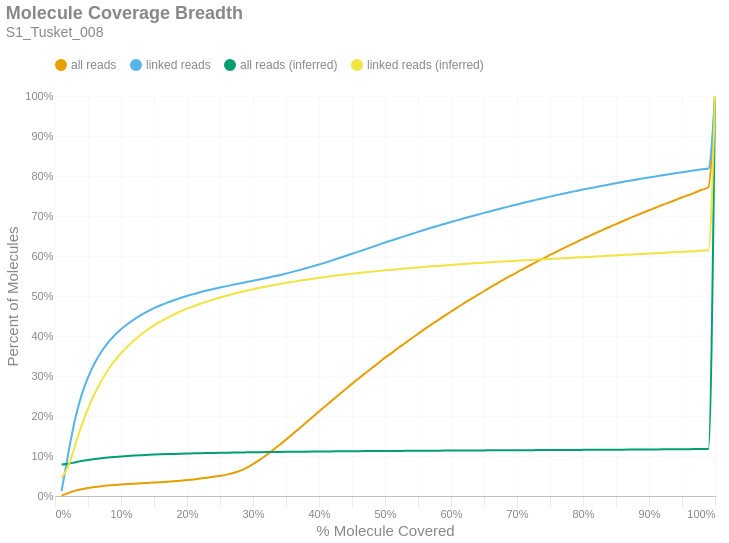

The notebook cell saved with this chart:
### Markdown cell above
### Molecule Read Coverage
This chart shows molecule coverage breadth as computed by the number of bases aligned to that molecule. In other words, "*how much of each unique long molecule is actually sequenced/aligned?*" Keep in mind there is a distinction between sequences and alignments, since some sequences belonging to a particular molecule may not align well and wouldn't appear in the alignment data. This chart also shows molecule coverage breadth as computed by the *inferred fragment* from which the aligned sequences originate. Unlike read coverage, this calculation takes into account the total insert size, including unsequenced gaps between the forward and reverse reads. Like the previous figures, these are cumulative percents.

### Code cell
if SKIPLR:
    print_html(f"Skipped")
else:
    binned_df = consolidated_hist(valids['coverage_bp'], mask, 0.01, True)
    binned_df_inf = consolidated_hist(valids['coverage_inserts'], mask, 0.01, True)
    binned_df = binned_df.with_columns(pl.lit(binned_df_inf['all reads (cumsum)']).alias('all reads (inferred)'))
    binned_df = binned_df.with_columns(pl.lit(binned_df_inf['linked reads (cumsum)']).alias('linked reads (inferred)'))
    binned_df = binned_df.with_columns(
        (pl.col('bin').cast(pl.Float64) + 0.01).alias('right_edge')
    )

    with SafeRender(binned_df):
        (
            density_plot(binned_df, 'Molecule Coverage Breadth', samplename, 'molcov', ['all reads (inferred)','linked reads (inferred)'])
            .encode(
                #x=alt.X('bin:Q', title="% Molecule Covered").axis(format = '%').scale(padding=0),
                x=alt.X('right_edge:Q', title="% Molecule Covered").axis(format='%').scale(padding=0),
                y=alt.Y('value:Q', title='Percent of Molecules')
                    .axis(format='%')
                    .stack(False)
                    .scale(domainMin=0, padding=0),
                color=alt.Color("key:N").scale(domain = ["all reads", "linked reads", "all reads (inferred)", "linked reads (inferred)"]),
                tooltip = [
                    alt.Tooltip("key:N", title = "Data Type"),
                    alt.Tooltip("range_label:N", title="% Molecule Covered"),
                    alt.Tooltip("value:Q", format = ".2%", title="% Molecules")
                ]
            )
        ).display()

### Figure 1 — Vega-Lite specification as saved in the notebook (floating-point values rounded to 4 significant figures)
{"width": "container", "height": 400, "config": {"title": {"anchor": "start", "dy": -15, "fontSize": 18, "color": "#888888", "subtitleColor": "#888888", "subtitleFontSize": 14}, "arc": {"fill": "#0072B2"}, "axis": {"domainColor": "#888888", "domainWidth": 0.5, "gridWidth": 0.2, "grid": false, "titleFontWeight": 400, "titleFontSize": 15, "labelFontSize": 11, "labelColor": "#888888", "tickColor": "#888888", "tickWidth": 0.2, "titleColor": "#888888"}, "axisBand": {"grid": false}, "axisX": {"grid": true, "tickSize": 10, "domainCap": "round"}, "axisY": {"domain": false, "grid": true, "tickSize": 0, "domainCap": "round"}, "background": "transparent", "header": {"labelFontSize": 15, "labelColor": "#888888", "titleFontSize": 15, "titleFontWeight": 600, "titleColor": "#888888"}, "legend": {"labelFont": "sans-serif", "labelFontSize": 12, "labelColor": "#888888", "symbolSize": 100, "symbolType": "circle", "titleFontSize": 12, "titlePadding": 10, "titleColor": "#888888", "title": null, "orient": "top"}, "range": {"category": ["#E69F00", "#56B4E9", "#009E73", "#F0E442", "#0072B2", "#D55E00", "#CC79A7", "#000000"], "diverging": ["#cfe8f3", "#a2d4ec", "#73bfe2", "#46abdb", "#1696d2", "#12719e"]}, "area": {"fill": "#0072B2", "fillOpacity": 0.7, "line": true, "strokeOpacity": 0.7}, "line": {"color": "#0072B2", "stroke": "#0072B2", "strokeWidth": 2}, "trail": {"color": "#0072B2", "stroke": "#0072B2", "strokeWidth": 0, "size": 1}, "point": {"filled": true, "fillOpacity": 1.0, "size": 95}, "text": {"color": "#888888", "fontSize": 11, "align": "right", "fontWeight": 400, "size": 11}, "bar": {"fill": "#0072B2", "stroke": null}, "view": {"stroke": null, "continuousWidth": 660, "continuousHeight": 400}}, "data": {"name": "data-61fcee679986bf5f755ddeee8087875c"}, "mark": {"type": "line", "interpolate": "monotone", "point": {"opacity": 0, "size": 275}}, "encoding": {"color": {"field": "key", "scale": {"domain": ["all reads", "linked reads", "all reads (inferred)", "linked reads (inferred)"]}, "type": "nominal"}, "tooltip": [{"field": "key", "title": "Data Type", "type": "nominal"}, {"field": "range_label", "title": "% Molecule Covered", "type": "nominal"}, {"field": "value", "format": ".2%", "title": "% Molecules", "type": "quantitative"}], "x": {"axis": {"format": "%"}, "field": "right_edge", "scale": {"padding": 0}, "title": "% Molecule Covered", "type": "quantitative"}, "y": {"axis": {"format": "%"}, "field": "value", "scale": {"domainMin": 0, "padding": 0}, "stack": false, "title": "Percent of Molecules", "type": "quantitative"}}, "params": [{"name": "param_c36ac31b6afebe62", "select": {"type": "point", "fields": ["key"]}, "bind": "legend"}], "title": {"text": "Molecule Coverage Breadth", "subtitle": "S1_Tusket_008"}, "transform": [{"fold": ["all reads (cumsum)", "linked reads (cumsum)", "all reads (inferred)", "linked reads (inferred)"]}, {"calculate": "replace(datum.key, ' (cumsum)', '')", "as": "key"}, {"filter": {"param": "param_c36ac31b6afebe62"}}], "usermeta": {"embedOptions": {"downloadFileName": "S1_Tusket_008.molcov"}}, "$schema": "https://vega.github.io/schema/vega-lite/v6.1.0.json", "datasets": {"data-61fcee679986bf5f755ddeee8087875c": [{"bin": "0.0", "interval": "0.0-0.01", "all reads": 0.0009974, "linked reads": 0.01203, "all reads (cumsum)": 0.0009974, "linked reads (cumsum)": 0.01203, "range_label": "0.0-0.01", "all reads (inferred)": 0.0787, "linked reads (inferred)": 0.04503, "right_edge": 0.01}, {"bin": "0.01", "interval": "0.01-0.02", "all reads": 0.006238, "linked reads": 0.09319, "all reads (cumsum)": 0.007236, "linked reads (cumsum)": 0.1052, "range_label": "0.01-0.02", "all reads (inferred)": 0.0807, "linked reads (inferred)": 0.07382, "right_edge": 0.02}, {"bin": "0.02", "interval": "0.02-0.03", "all reads": 0.005568, "linked reads": 0.08363, "all reads (cumsum)": 0.0128, "linked reads (cumsum)": 0.1888, "range_label": "0.02-0.03", "all reads (inferred)": 0.08401, "linked reads (inferred)": 0.1245, "right_edge": 0.03}, {"bin": "0.03", "interval": "0.03-0.04", "all reads": 0.004188, "linked reads": 0.06204, "all reads (cumsum)": 0.01699, "linked reads (cumsum)": 0.2509, "range_label": "0.03-0.04", "all reads (inferred)": 0.08727, "linked reads (inferred)": 0.1749, "right_edge": 0.04}, {"bin": "0.04", "interval": "0.04-0.05", "all reads": 0.003094, "linked reads": 0.04546, "all reads (cumsum)": 0.02009, "linked reads (cumsum)": 0.2963, "range_label": "0.04-0.05", "all reads (inferred)": 0.0901, "linked reads (inferred)": 0.2181, "right_edge": 0.05}, {"bin": "0.05", "interval": "0.05-0.06", "all reads": 0.002476, "linked reads": 0.03538, "all reads (cumsum)": 0.02256, "linked reads (cumsum)": 0.3317, "range_label": "0.05-0.06", "all reads (inferred)": 0.09253, "linked reads (inferred)": 0.2558, "right_edge": 0.06}, {"bin": "0.06", "interval": "0.06-0.07", "all reads": 0.001985, "linked reads": 0.02843, "all reads (cumsum)": 0.02455, "linked reads (cumsum)": 0.3602, "range_label": "0.06-0.07", "all reads (inferred)": 0.09454, "linked reads (inferred)": 0.2871, "right_edge": 0.07}, {"bin": "0.07", "interval": "0.07-0.08", "all reads": 0.001602, "linked reads": 0.02251, "all reads (cumsum)": 0.02615, "linked reads (cumsum)": 0.3827, "range_label": "0.07-0.08", "all reads (inferred)": 0.09629, "linked reads (inferred)": 0.3143, "right_edge": 0.08}, {"bin": "0.08", "interval": "0.08-0.09", "all reads": 0.001357, "linked reads": 0.01856, "all reads (cumsum)": 0.02751, "linked reads (cumsum)": 0.4012, "range_label": "0.08-0.09", "all reads (inferred)": 0.09775, "linked reads (inferred)": 0.337, "right_edge": 0.09}, {"bin": "0.09", "interval": "0.09-0.1", "all reads": 0.001215, "linked reads": 0.01566, "all reads (cumsum)": 0.02872, "linked reads (cumsum)": 0.4169, "range_label": "0.09-0.1", "all reads (inferred)": 0.09902, "linked reads (inferred)": 0.3569, "right_edge": 0.1}, {"bin": "0.1", "interval": "0.1-0.11", "all reads": 0.00107, "linked reads": 0.01323, "all reads (cumsum)": 0.02979, "linked reads (cumsum)": 0.4301, "range_label": "0.1-0.11", "all reads (inferred)": 0.1001, "linked reads (inferred)": 0.3741, "right_edge": 0.11}, {"bin": "0.11", "interval": "0.11-0.12", "all reads": 0.0009683, "linked reads": 0.01157, "all reads (cumsum)": 0.03076, "linked reads (cumsum)": 0.4417, "range_label": "0.11-0.12", "all reads (inferred)": 0.1011, "linked reads (inferred)": 0.3897, "right_edge": 0.12}, {"bin": "0.12", "interval": "0.12-0.13", "all reads": 0.0009286, "linked reads": 0.01039, "all reads (cumsum)": 0.03169, "linked reads (cumsum)": 0.4521, "range_label": "0.12-0.13", "all reads (inferred)": 0.102, "linked reads (inferred)": 0.4032, "right_edge": 0.13}, {"bin": "0.13", "interval": "0.13-0.14", "all reads": 0.0008863, "linked reads": 0.009187, "all reads (cumsum)": 0.03257, "linked reads (cumsum)": 0.4613, "range_label": "0.13-0.14", "all reads (inferred)": 0.1028, "linked reads (inferred)": 0.4151, "right_edge": 0.14}, {"bin": "0.14", "interval": "0.14-0.15", "all reads": 0.0008831, "linked reads": 0.008222, "all reads (cumsum)": 0.03346, "linked reads (cumsum)": 0.4695, "range_label": "0.14-0.15", "all reads (inferred)": 0.1035, "linked reads (inferred)": 0.4265, "right_edge": 0.15}, {"bin": "0.15", "interval": "0.15-0.16", "all reads": 0.000958, "linked reads": 0.007351, "all reads (cumsum)": 0.03442, "linked reads (cumsum)": 0.4768, "range_label": "0.15-0.16", "all reads (inferred)": 0.1041, "linked reads (inferred)": 0.4362, "right_edge": 0.16}, {"bin": "0.16", "interval": "0.16-0.17", "all reads": 0.001102, "linked reads": 0.006592, "all reads (cumsum)": 0.03552, "linked reads (cumsum)": 0.4834, "range_label": "0.16-0.17", "all reads (inferred)": 0.1047, "linked reads (inferred)": 0.4453, "right_edge": 0.17}, {"bin": "0.17", "interval": "0.17-0.18", "all reads": 0.001229, "linked reads": 0.006079, "all reads (cumsum)": 0.03675, "linked reads (cumsum)": 0.4895, "range_label": "0.17-0.18", "all reads (inferred)": 0.1052, "linked reads (inferred)": 0.4536, "right_edge": 0.18}, {"bin": "0.18", "interval": "0.18-0.19", "all reads": 0.001427, "linked reads": 0.005482, "all reads (cumsum)": 0.03817, "linked reads (cumsum)": 0.495, "range_label": "0.18-0.19", "all reads (inferred)": 0.1057, "linked reads (inferred)": 0.4613, "right_edge": 0.19}, {"bin": "0.19", "interval": "0.19-0.2", "all reads": 0.001626, "linked reads": 0.005089, "all reads (cumsum)": 0.0398, "linked reads (cumsum)": 0.5001, "range_label": "0.19-0.2", "all reads (inferred)": 0.1062, "linked reads (inferred)": 0.4683, "right_edge": 0.2}, {"bin": "0.2", "interval": "0.2-0.21", "all reads": 0.00172, "linked reads": 0.004658, "all reads (cumsum)": 0.04152, "linked reads (cumsum)": 0.5047, "range_label": "0.2-0.21", "all reads (inferred)": 0.1066, "linked reads (inferred)": 0.4745, "right_edge": 0.21}, {"bin": "0.21", "interval": "0.21-0.22", "all reads": 0.001953, "linked reads": 0.004577, "all reads (cumsum)": 0.04347, "linked reads (cumsum)": 0.5093, "range_label": "0.21-0.22", "all reads (inferred)": 0.107, "linked reads (inferred)": 0.4806, "right_edge": 0.22}, {"bin": "0.22", "interval": "0.22-0.23", "all reads": 0.002131, "linked reads": 0.004244, "all reads (cumsum)": 0.0456, "linked reads (cumsum)": 0.5136, "range_label": "0.22-0.23", "all reads (inferred)": 0.1073, "linked reads (inferred)": 0.486, "right_edge": 0.23}, {"bin": "0.23", "interval": "0.23-0.24", "all reads": 0.002296, "linked reads": 0.003842, "all reads (cumsum)": 0.0479, "linked reads (cumsum)": 0.5174, "range_label": "0.23-0.24", "all reads (inferred)": 0.1077, "linked reads (inferred)": 0.4913, "right_edge": 0.24}, {"bin": "0.24", "interval": "0.24-0.25", "all reads": 0.002582, "linked reads": 0.003706, "all reads (cumsum)": 0.05048, "linked reads (cumsum)": 0.5211, "range_label": "0.24-0.25", "all reads (inferred)": 0.108, "linked reads (inferred)": 0.4963, "right_edge": 0.25}, {"bin": "0.25", "interval": "0.25-0.26", "all reads": 0.002935, "linked reads": 0.003552, "all reads (cumsum)": 0.05342, "linked reads (cumsum)": 0.5247, "range_label": "0.25-0.26", "all reads (inferred)": 0.1083, "linked reads (inferred)": 0.5008, "right_edge": 0.26}, {"bin": "0.26", "interval": "0.26-0.27", "all reads": 0.003891, "linked reads": 0.003296, "all reads (cumsum)": 0.05731, "linked reads (cumsum)": 0.528, "range_label": "0.26-0.27", "all reads (inferred)": 0.1086, "linked reads (inferred)": 0.5053, "right_edge": 0.27}, {"bin": "0.27", "interval": "0.27-0.28", "all reads": 0.005546, "linked reads": 0.003385, "all reads (cumsum)": 0.06285, "linked reads (cumsum)": 0.5313, "range_label": "0.27-0.28", "all reads (inferred)": 0.1089, "linked reads (inferred)": 0.5095, "right_edge": 0.28}, {"bin": "0.28", "interval": "0.28-0.29", "all reads": 0.007612, "linked reads": 0.003403, "all reads (cumsum)": 0.07047, "linked reads (cumsum)": 0.5347, "range_label": "0.28-0.29", "all reads (inferred)": 0.1091, "linked reads (inferred)": 0.5131, "right_edge": 0.29}, {"bin": "0.29", "interval": "0.29-0.3", "all reads": 0.009323, "linked reads": 0.00327, "all reads (cumsum)": 0.07979, "linked reads (cumsum)": 0.538, "range_label": "0.29-0.3", "all reads (inferred)": 0.1093, "linked reads (inferred)": 0.5168, "right_edge": 0.3}, {"bin": "0.3", "interval": "0.3-0.31", "all reads": 0.01046, "linked reads": 0.003227, "all reads (cumsum)": 0.09025, "linked reads (cumsum)": 0.5412, "range_label": "0.3-0.31", "all reads (inferred)": 0.1096, "linked reads (inferred)": 0.5204, "right_edge": 0.31}, {"bin": "0.31", "interval": "0.31-0.32", "all reads": 0.01173, "linked reads": 0.00362, "all reads (cumsum)": 0.102, "linked reads (cumsum)": 0.5449, "range_label": "0.31-0.32", "all reads (inferred)": 0.1098, "linked reads (inferred)": 0.5239, "right_edge": 0.32}, {"bin": "0.32", "interval": "0.32-0.33", "all reads": 0.01263, "linked reads": 0.00365, "all reads (cumsum)": 0.1146, "linked reads (cumsum)": 0.5485, "range_label": "0.32-0.33", "all reads (inferred)": 0.11, "linked reads (inferred)": 0.5268, "right_edge": 0.33}, {"bin": "0.33", "interval": "0.33-0.34", "all reads": 0.01289, "linked reads": 0.003548, "all reads (cumsum)": 0.1275, "linked reads (cumsum)": 0.5521, "range_label": "0.33-0.34", "all reads (inferred)": 0.1102, "linked reads (inferred)": 0.5299, "right_edge": 0.34}, {"bin": "0.34", "interval": "0.34-0.35", "all reads": 0.01346, "linked reads": 0.004039, "all reads (cumsum)": 0.141, "linked reads (cumsum)": 0.5561, "range_label": "0.34-0.35", "all reads (inferred)": 0.1104, "linked reads (inferred)": 0.5328, "right_edge": 0.35}, {"bin": "0.35", "interval": "0.35-0.36", "all reads": 0.01378, "linked reads": 0.004154, "all reads (cumsum)": 0.1547, "linked reads (cumsum)": 0.5603, "range_label": "0.35-0.36", "all reads (inferred)": 0.1106, "linked reads (inferred)": 0.5355, "right_edge": 0.36}, {"bin": "0.36", "interval": "0.36-0.37", "all reads": 0.01392, "linked reads": 0.004457, "all reads (cumsum)": 0.1687, "linked reads (cumsum)": 0.5647, "range_label": "0.36-0.37", "all reads (inferred)": 0.1107, "linked reads (inferred)": 0.5382, "right_edge": 0.37}, {"bin": "0.37", "interval": "0.37-0.38", "all reads": 0.01421, "linked reads": 0.004585, "all reads (cumsum)": 0.1829, "linked reads (cumsum)": 0.5693, "range_label": "0.37-0.38", "all reads (inferred)": 0.1109, "linked reads (inferred)": 0.5407, "right_edge": 0.38}, {"bin": "0.38", "interval": "0.38-0.39", "all reads": 0.01405, "linked reads": 0.004696, "all reads (cumsum)": 0.1969, "linked reads (cumsum)": 0.574, "range_label": "0.38-0.39", "all reads (inferred)": 0.1111, "linked reads (inferred)": 0.5431, "right_edge": 0.39}, {"bin": "0.39", "interval": "0.39-0.4", "all reads": 0.01433, "linked reads": 0.004756, "all reads (cumsum)": 0.2113, "linked reads (cumsum)": 0.5787, "range_label": "0.39-0.4", "all reads (inferred)": 0.1112, "linked reads (inferred)": 0.5453, "right_edge": 0.4}, {"bin": "0.4", "interval": "0.4-0.41", "all reads": 0.01388, "linked reads": 0.004764, "all reads (cumsum)": 0.2251, "linked reads (cumsum)": 0.5835, "range_label": "0.4-0.41", "all reads (inferred)": 0.1114, "linked reads (inferred)": 0.5476, "right_edge": 0.41}, {"bin": "0.41", "interval": "0.41-0.42", "all reads": 0.0139, "linked reads": 0.00564, "all reads (cumsum)": 0.239, "linked reads (cumsum)": 0.5891, "range_label": "0.41-0.42", "all reads (inferred)": 0.1115, "linked reads (inferred)": 0.5498, "right_edge": 0.42}, {"bin": "0.42", "interval": "0.42-0.43", "all reads": 0.01396, "linked reads": 0.005435, "all reads (cumsum)": 0.253, "linked reads (cumsum)": 0.5946, "range_label": "0.42-0.43", "all reads (inferred)": 0.1117, "linked reads (inferred)": 0.5519, "right_edge": 0.43}, {"bin": "0.43", "interval": "0.43-0.44", "all reads": 0.01364, "linked reads": 0.005486, "all reads (cumsum)": 0.2666, "linked reads (cumsum)": 0.6001, "range_label": "0.43-0.44", "all reads (inferred)": 0.1118, "linked reads (inferred)": 0.5539, "right_edge": 0.44}, {"bin": "0.44", "interval": "0.44-0.45", "all reads": 0.01371, "linked reads": 0.005605, "all reads (cumsum)": 0.2803, "linked reads (cumsum)": 0.6057, "range_label": "0.44-0.45", "all reads (inferred)": 0.112, "linked reads (inferred)": 0.5557, "right_edge": 0.45}, {"bin": "0.45", "interval": "0.45-0.46", "all reads": 0.01337, "linked reads": 0.005362, "all reads (cumsum)": 0.2937, "linked reads (cumsum)": 0.611, "range_label": "0.45-0.46", "all reads (inferred)": 0.1121, "linked reads (inferred)": 0.5575, "right_edge": 0.46}, {"bin": "0.46", "interval": "0.46-0.47", "all reads": 0.01307, "linked reads": 0.005597, "all reads (cumsum)": 0.3068, "linked reads (cumsum)": 0.6166, "range_label": "0.46-0.47", "all reads (inferred)": 0.1122, "linked reads (inferred)": 0.5592, "right_edge": 0.47}, {"bin": "0.47", "interval": "0.47-0.48", "all reads": 0.01309, "linked reads": 0.005563, "all reads (cumsum)": 0.3199, "linked reads (cumsum)": 0.6222, "range_label": "0.47-0.48", "all reads (inferred)": 0.1123, "linked reads (inferred)": 0.5609, "right_edge": 0.48}, {"bin": "0.48", "interval": "0.48-0.49", "all reads": 0.01242, "linked reads": 0.005605, "all reads (cumsum)": 0.3323, "linked reads (cumsum)": 0.6278, "range_label": "0.48-0.49", "all reads (inferred)": 0.1124, "linked reads (inferred)": 0.5626, "right_edge": 0.49}, {"bin": "0.49", "interval": "0.49-0.5", "all reads": 0.01364, "linked reads": 0.0059, "all reads (cumsum)": 0.3459, "linked reads (cumsum)": 0.6337, "range_label": "0.49-0.5", "all reads (inferred)": 0.1126, "linked reads (inferred)": 0.5642, "right_edge": 0.5}, {"bin": "0.5", "interval": "0.5-0.51", "all reads": 0.01137, "linked reads": 0.005149, "all reads (cumsum)": 0.3573, "linked reads (cumsum)": 0.6389, "range_label": "0.5-0.51", "all reads (inferred)": 0.1126, "linked reads (inferred)": 0.5655, "right_edge": 0.51}, {"bin": "0.51", "interval": "0.51-0.52", "all reads": 0.01262, "linked reads": 0.005379, "all reads (cumsum)": 0.3699, "linked reads (cumsum)": 0.6442, "range_label": "0.51-0.52", "all reads (inferred)": 0.1128, "linked reads (inferred)": 0.5671, "right_edge": 0.52}, {"bin": "0.52", "interval": "0.52-0.53", "all reads": 0.01192, "linked reads": 0.005469, "all reads (cumsum)": 0.3819, "linked reads (cumsum)": 0.6497, "range_label": "0.52-0.53", "all reads (inferred)": 0.1129, "linked reads (inferred)": 0.5686, "right_edge": 0.53}, {"bin": "0.53", "interval": "0.53-0.54", "all reads": 0.01194, "linked reads": 0.005405, "all reads (cumsum)": 0.3938, "linked reads (cumsum)": 0.6551, "range_label": "0.53-0.54", "all reads (inferred)": 0.113, "linked reads (inferred)": 0.57, "right_edge": 0.54}, {"bin": "0.54", "interval": "0.54-0.55", "all reads": 0.01158, "linked reads": 0.00517, "all reads (cumsum)": 0.4054, "linked reads (cumsum)": 0.6603, "range_label": "0.54-0.55", "all reads (inferred)": 0.1131, "linked reads (inferred)": 0.5714, "right_edge": 0.55}, {"bin": "0.55", "interval": "0.55-0.56", "all reads": 0.01168, "linked reads": 0.005328, "all reads (cumsum)": 0.4171, "linked reads (cumsum)": 0.6656, "range_label": "0.55-0.56", "all reads (inferred)": 0.1132, "linked reads (inferred)": 0.5728, "right_edge": 0.56}, {"bin": "0.56", "interval": "0.56-0.57", "all reads": 0.01132, "linked reads": 0.005033, "all reads (cumsum)": 0.4284, "linked reads (cumsum)": 0.6706, "range_label": "0.56-0.57", "all reads (inferred)": 0.1133, "linked reads (inferred)": 0.5741, "right_edge": 0.57}, {"bin": "0.57", "interval": "0.57-0.58", "all reads": 0.01089, "linked reads": 0.004696, "all reads (cumsum)": 0.4393, "linked reads (cumsum)": 0.6753, "range_label": "0.57-0.58", "all reads (inferred)": 0.1134, "linked reads (inferred)": 0.5753, "right_edge": 0.58}, {"bin": "0.58", "interval": "0.58-0.59", "all reads": 0.01096, "linked reads": 0.004837, "all reads (cumsum)": 0.4502, "linked reads (cumsum)": 0.6802, "range_label": "0.58-0.59", "all reads (inferred)": 0.1135, "linked reads (inferred)": 0.5765, "right_edge": 0.59}, {"bin": "0.59", "interval": "0.59-0.6", "all reads": 0.01102, "linked reads": 0.00476, "all reads (cumsum)": 0.4612, "linked reads (cumsum)": 0.6849, "range_label": "0.59-0.6", "all reads (inferred)": 0.1136, "linked reads (inferred)": 0.5778, "right_edge": 0.6}, {"bin": "0.6", "interval": "0.6-0.61", "all reads": 0.01028, "linked reads": 0.00485, "all reads (cumsum)": 0.4715, "linked reads (cumsum)": 0.6898, "range_label": "0.6-0.61", "all reads (inferred)": 0.1137, "linked reads (inferred)": 0.5789, "right_edge": 0.61}, {"bin": "0.61", "interval": "0.61-0.62", "all reads": 0.0105, "linked reads": 0.004508, "all reads (cumsum)": 0.482, "linked reads (cumsum)": 0.6943, "range_label": "0.61-0.62", "all reads (inferred)": 0.1138, "linked reads (inferred)": 0.5801, "right_edge": 0.62}, {"bin": "0.62", "interval": "0.62-0.63", "all reads": 0.01007, "linked reads": 0.004538, "all reads (cumsum)": 0.4921, "linked reads (cumsum)": 0.6988, "range_label": "0.62-0.63", "all reads (inferred)": 0.1138, "linked reads (inferred)": 0.5812, "right_edge": 0.63}, {"bin": "0.63", "interval": "0.63-0.64", "all reads": 0.01005, "linked reads": 0.004525, "all reads (cumsum)": 0.5021, "linked reads (cumsum)": 0.7033, "range_label": "0.63-0.64", "all reads (inferred)": 0.1139, "linked reads (inferred)": 0.5823, "right_edge": 0.64}, {"bin": "0.64", "interval": "0.64-0.65", "all reads": 0.00975, "linked reads": 0.004384, "all reads (cumsum)": 0.5119, "linked reads (cumsum)": 0.7077, "range_label": "0.64-0.65", "all reads (inferred)": 0.114, "linked reads (inferred)": 0.5834, "right_edge": 0.65}, {"bin": "0.65", "interval": "0.65-0.66", "all reads": 0.0101, "linked reads": 0.004359, "all reads (cumsum)": 0.522, "linked reads (cumsum)": 0.7121, "range_label": "0.65-0.66", "all reads (inferred)": 0.1141, "linked reads (inferred)": 0.5843, "right_edge": 0.66}, {"bin": "0.66", "interval": "0.66-0.67", "all reads": 0.009325, "linked reads": 0.004291, "all reads (cumsum)": 0.5313, "linked reads (cumsum)": 0.7164, "range_label": "0.66-0.67", "all reads (inferred)": 0.1142, "linked reads (inferred)": 0.5853, "right_edge": 0.67}, {"bin": "0.67", "interval": "0.67-0.68", "all reads": 0.009544, "linked reads": 0.004133, "all reads (cumsum)": 0.5409, "linked reads (cumsum)": 0.7205, "range_label": "0.67-0.68", "all reads (inferred)": 0.1143, "linked reads (inferred)": 0.5863, "right_edge": 0.68}, {"bin": "0.68", "interval": "0.68-0.69", "all reads": 0.00916, "linked reads": 0.004226, "all reads (cumsum)": 0.55, "linked reads (cumsum)": 0.7247, "range_label": "0.68-0.69", "all reads (inferred)": 0.1144, "linked reads (inferred)": 0.5873, "right_edge": 0.69}, {"bin": "0.69", "interval": "0.69-0.7", "all reads": 0.009259, "linked reads": 0.004171, "all reads (cumsum)": 0.5593, "linked reads (cumsum)": 0.7289, "range_label": "0.69-0.7", "all reads (inferred)": 0.1145, "linked reads (inferred)": 0.5883, "right_edge": 0.7}, {"bin": "0.7", "interval": "0.7-0.71", "all reads": 0.008794, "linked reads": 0.004056, "all reads (cumsum)": 0.5681, "linked reads (cumsum)": 0.733, "range_label": "0.7-0.71", "all reads (inferred)": 0.1145, "linked reads (inferred)": 0.5893, "right_edge": 0.71}, {"bin": "0.71", "interval": "0.71-0.72", "all reads": 0.008812, "linked reads": 0.00394, "all reads (cumsum)": 0.5769, "linked reads (cumsum)": 0.7369, "range_label": "0.71-0.72", "all reads (inferred)": 0.1146, "linked reads (inferred)": 0.5901, "right_edge": 0.72}, {"bin": "0.72", "interval": "0.72-0.73", "all reads": 0.008866, "linked reads": 0.004069, "all reads (cumsum)": 0.5857, "linked reads (cumsum)": 0.741, "range_label": "0.72-0.73", "all reads (inferred)": 0.1147, "linked reads (inferred)": 0.5909, "right_edge": 0.73}, {"bin": "0.73", "interval": "0.73-0.74", "all reads": 0.008332, "linked reads": 0.003603, "all reads (cumsum)": 0.5941, "linked reads (cumsum)": 0.7446, "range_label": "0.73-0.74", "all reads (inferred)": 0.1148, "linked reads (inferred)": 0.5917, "right_edge": 0.74}, {"bin": "0.74", "interval": "0.74-0.75", "all reads": 0.008773, "linked reads": 0.003915, "all reads (cumsum)": 0.6029, "linked reads (cumsum)": 0.7485, "range_label": "0.74-0.75", "all reads (inferred)": 0.1149, "linked reads (inferred)": 0.5927, "right_edge": 0.75}, {"bin": "0.75", "interval": "0.75-0.76", "all reads": 0.00803, "linked reads": 0.003659, "all reads (cumsum)": 0.6109, "linked reads (cumsum)": 0.7522, "range_label": "0.75-0.76", "all reads (inferred)": 0.115, "linked reads (inferred)": 0.5935, "right_edge": 0.76}, {"bin": "0.76", "interval": "0.76-0.77", "all reads": 0.008126, "linked reads": 0.003556, "all reads (cumsum)": 0.619, "linked reads (cumsum)": 0.7557, "range_label": "0.76-0.77", "all reads (inferred)": 0.1151, "linked reads (inferred)": 0.5945, "right_edge": 0.77}, {"bin": "0.77", "interval": "0.77-0.78", "all reads": 0.007969, "linked reads": 0.003407, "all reads (cumsum)": 0.627, "linked reads (cumsum)": 0.7591, "range_label": "0.77-0.78", "all reads (inferred)": 0.1151, "linked reads (inferred)": 0.5952, "right_edge": 0.78}, {"bin": "0.78", "interval": "0.78-0.79", "all reads": 0.007815, "linked reads": 0.003509, "all reads (cumsum)": 0.6348, "linked reads (cumsum)": 0.7626, "range_label": "0.78-0.79", "all reads (inferred)": 0.1152, "linked reads (inferred)": 0.5961, "right_edge": 0.79}, {"bin": "0.79", "interval": "0.79-0.8", "all reads": 0.008178, "linked reads": 0.003518, "all reads (cumsum)": 0.643, "linked reads (cumsum)": 0.7661, "range_label": "0.79-0.8", "all reads (inferred)": 0.1153, "linked reads (inferred)": 0.597, "right_edge": 0.8}, {"bin": "0.8", "interval": "0.8-0.81", "all reads": 0.007334, "linked reads": 0.00321, "all reads (cumsum)": 0.6503, "linked reads (cumsum)": 0.7694, "range_label": "0.8-0.81", "all reads (inferred)": 0.1154, "linked reads (inferred)": 0.5979, "right_edge": 0.81}, {"bin": "0.81", "interval": "0.81-0.82", "all reads": 0.007448, "linked reads": 0.003138, "all reads (cumsum)": 0.6578, "linked reads (cumsum)": 0.7725, "range_label": "0.81-0.82", "all reads (inferred)": 0.1155, "linked reads (inferred)": 0.5988, "right_edge": 0.82}, {"bin": "0.82", "interval": "0.82-0.83", "all reads": 0.007461, "linked reads": 0.00324, "all reads (cumsum)": 0.6652, "linked reads (cumsum)": 0.7757, "range_label": "0.82-0.83", "all reads (inferred)": 0.1156, "linked reads (inferred)": 0.5996, "right_edge": 0.83}, {"bin": "0.83", "interval": "0.83-0.84", "all reads": 0.007375, "linked reads": 0.003185, "all reads (cumsum)": 0.6726, "linked reads (cumsum)": 0.7789, "range_label": "0.83-0.84", "all reads (inferred)": 0.1157, "linked reads (inferred)": 0.6005, "right_edge": 0.84}, {"bin": "0.84", "interval": "0.84-0.85", "all reads": 0.007148, "linked reads": 0.003095, "all reads (cumsum)": 0.6797, "linked reads (cumsum)": 0.782, "range_label": "0.84-0.85", "all reads (inferred)": 0.1158, "linked reads (inferred)": 0.6016, "right_edge": 0.85}, {"bin": "0.85", "interval": "0.85-0.86", "all reads": 0.007181, "linked reads": 0.003215, "all reads (cumsum)": 0.6869, "linked reads (cumsum)": 0.7852, "range_label": "0.85-0.86", "all reads (inferred)": 0.1159, "linked reads (inferred)": 0.6025, "right_edge": 0.86}, {"bin": "0.86", "interval": "0.86-0.87", "all reads": 0.006951, "linked reads": 0.002873, "all reads (cumsum)": 0.6939, "linked reads (cumsum)": 0.7881, "range_label": "0.86-0.87", "all reads (inferred)": 0.116, "linked reads (inferred)": 0.6034, "right_edge": 0.87}, {"bin": "0.87", "interval": "0.87-0.88", "all reads": 0.006977, "linked reads": 0.002792, "all reads (cumsum)": 0.7008, "linked reads (cumsum)": 0.7909, "range_label": "0.87-0.88", "all reads (inferred)": 0.1161, "linked reads (inferred)": 0.6044, "right_edge": 0.88}, {"bin": "0.88", "interval": "0.88-0.89", "all reads": 0.006694, "linked reads": 0.002677, "all reads (cumsum)": 0.7075, "linked reads (cumsum)": 0.7936, "range_label": "0.88-0.89", "all reads (inferred)": 0.1162, "linked reads (inferred)": 0.6052, "right_edge": 0.89}, {"bin": "0.89", "interval": "0.89-0.9", "all reads": 0.006731, "linked reads": 0.002711, "all reads (cumsum)": 0.7143, "linked reads (cumsum)": 0.7963, "range_label": "0.89-0.9", "all reads (inferred)": 0.1164, "linked reads (inferred)": 0.6061, "right_edge": 0.9}, {"bin": "0.9", "interval": "0.9-0.91", "all reads": 0.006262, "linked reads": 0.002677, "all reads (cumsum)": 0.7205, "linked reads (cumsum)": 0.799, "range_label": "0.9-0.91", "all reads (inferred)": 0.1165, "linked reads (inferred)": 0.607, "right_edge": 0.91}, {"bin": "0.91", "interval": "0.91-0.92", "all reads": 0.007031, "linked reads": 0.002741, "all reads (cumsum)": 0.7276, "linked reads (cumsum)": 0.8017, "range_label": "0.91-0.92", "all reads (inferred)": 0.1166, "linked reads (inferred)": 0.6078, "right_edge": 0.92}, {"bin": "0.92", "interval": "0.92-0.93", "all reads": 0.005946, "linked reads": 0.002455, "all reads (cumsum)": 0.7335, "linked reads (cumsum)": 0.8042, "range_label": "0.92-0.93", "all reads (inferred)": 0.1167, "linked reads (inferred)": 0.6086, "right_edge": 0.93}, {"bin": "0.93", "interval": "0.93-0.94", "all reads": 0.006484, "linked reads": 0.002519, "all reads (cumsum)": 0.74, "linked reads (cumsum)": 0.8067, "range_label": "0.93-0.94", "all reads (inferred)": 0.1168, "linked reads (inferred)": 0.6095, "right_edge": 0.94}, {"bin": "0.94", "interval": "0.94-0.95", "all reads": 0.006808, "linked reads": 0.002634, "all reads (cumsum)": 0.7468, "linked reads (cumsum)": 0.8093, "range_label": "0.94-0.95", "all reads (inferred)": 0.117, "linked reads (inferred)": 0.6103, "right_edge": 0.95}, {"bin": "0.95", "interval": "0.95-0.96", "all reads": 0.005565, "linked reads": 0.002493, "all reads (cumsum)": 0.7524, "linked reads (cumsum)": 0.8118, "range_label": "0.95-0.96", "all reads (inferred)": 0.1171, "linked reads (inferred)": 0.6112, "right_edge": 0.96}, {"bin": "0.96", "interval": "0.96-0.97", "all reads": 0.006452, "linked reads": 0.00245, "all reads (cumsum)": 0.7588, "linked reads (cumsum)": 0.8142, "range_label": "0.96-0.97", "all reads (inferred)": 0.1172, "linked reads (inferred)": 0.6121, "right_edge": 0.97}, {"bin": "0.97", "interval": "0.97-0.98", "all reads": 0.006665, "linked reads": 0.002369, "all reads (cumsum)": 0.7655, "linked reads (cumsum)": 0.8166, "range_label": "0.97-0.98", "all reads (inferred)": 0.1174, "linked reads (inferred)": 0.6132, "right_edge": 0.98}, {"bin": "0.98", "interval": "0.98-0.99", "all reads": 0.006217, "linked reads": 0.002233, "all reads (cumsum)": 0.7717, "linked reads (cumsum)": 0.8189, "range_label": "0.98-0.99", "all reads (inferred)": 0.1176, "linked reads (inferred)": 0.6144, "right_edge": 0.99}, {"bin": "0.99", "interval": "0.99-1.0", "all reads": 0.2283, "linked reads": 0.1811, "all reads (cumsum)": 1.0, "linked reads (cumsum)": 1.0, "range_label": "0.99-1.0", "all reads (inferred)": 1.0, "linked reads (inferred)": 1.0, "right_edge": 1.0}]}}
